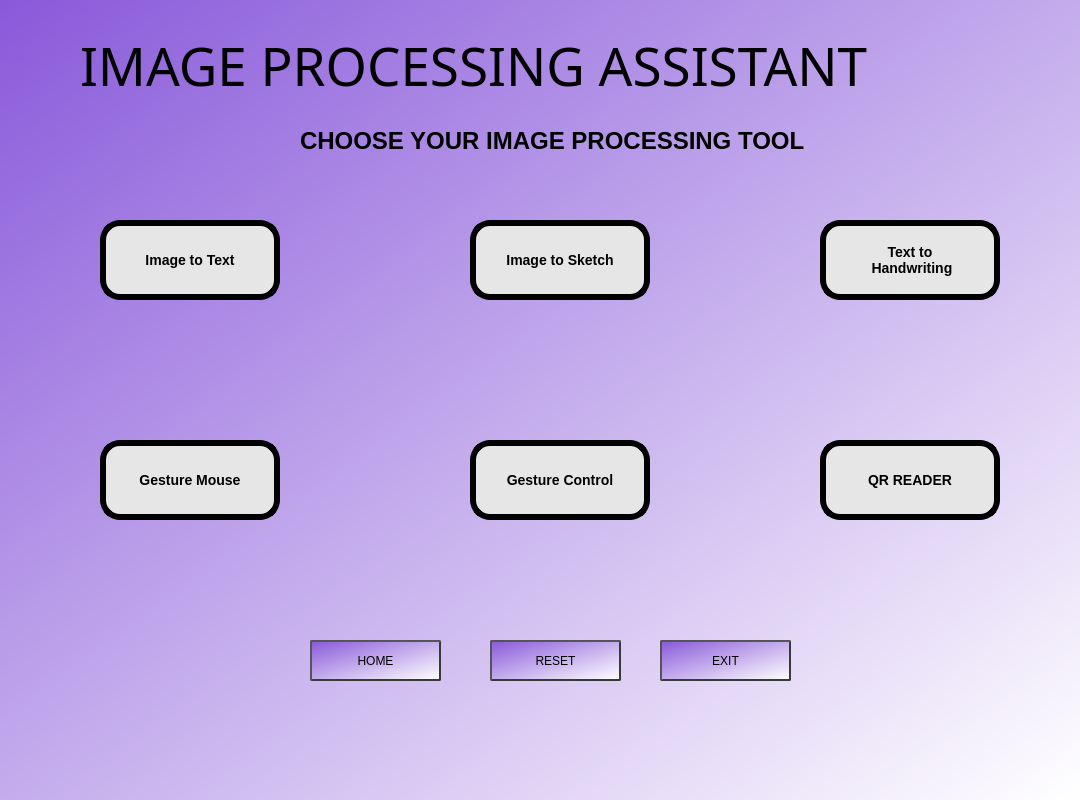
<?xml version="1.0" encoding="UTF-8"?>
<ui version="4.0">
 <class>Dialog</class>
 <widget class="QDialog" name="Dialog">
  <property name="geometry">
   <rect>
    <x>0</x>
    <y>0</y>
    <width>1080</width>
    <height>800</height>
   </rect>
  </property>
  <property name="windowTitle">
   <string>Dialog</string>
  </property>
  <widget class="QWidget" name="bgwidget" native="true">
   <property name="geometry">
    <rect>
     <x>0</x>
     <y>0</y>
     <width>1080</width>
     <height>800</height>
    </rect>
   </property>
   <property name="styleSheet">
    <string notr="true">background-color: qlineargradient(spread:pad, x1:0, y1:0, x2:1, y2:1, stop:0 rgba(137, 89, 218, 255), stop:1 rgba(255, 255, 255, 255));</string>
   </property>
   <widget class="QPushButton" name="home">
    <property name="geometry">
     <rect>
      <x>310</x>
      <y>640</y>
      <width>131</width>
      <height>41</height>
     </rect>
    </property>
    <property name="styleSheet">
     <string notr="true">border-style: outset;
border-width: 2px;
border-radius: 2px;
border-color: #393939;
font: 75 8pt &quot;MS Shell Dlg 2&quot;;</string>
    </property>
    <property name="text">
     <string>HOME</string>
    </property>
   </widget>
   <widget class="QPushButton" name="reset">
    <property name="geometry">
     <rect>
      <x>490</x>
      <y>640</y>
      <width>131</width>
      <height>41</height>
     </rect>
    </property>
    <property name="styleSheet">
     <string notr="true">border-style: outset;
border-width: 2px;
border-radius: 2px;
border-color: #393939;</string>
    </property>
    <property name="text">
     <string>RESET</string>
    </property>
   </widget>
   <widget class="QPushButton" name="exit">
    <property name="geometry">
     <rect>
      <x>660</x>
      <y>640</y>
      <width>131</width>
      <height>41</height>
     </rect>
    </property>
    <property name="styleSheet">
     <string notr="true">border-style: outset;
border-width: 2px;
border-radius: 2px;
border-color: #393939;</string>
    </property>
    <property name="text">
     <string>EXIT</string>
    </property>
   </widget>
  </widget>
  <widget class="QLabel" name="label">
   <property name="geometry">
    <rect>
     <x>300</x>
     <y>110</y>
     <width>511</width>
     <height>61</height>
    </rect>
   </property>
   <property name="font">
    <font>
     <pointsize>18</pointsize>
     <weight>75</weight>
     <bold>true</bold>
    </font>
   </property>
   <property name="mouseTracking">
    <bool>false</bool>
   </property>
   <property name="layoutDirection">
    <enum>Qt::LeftToRight</enum>
   </property>
   <property name="autoFillBackground">
    <bool>false</bool>
   </property>
   <property name="styleSheet">
    <string notr="true">border-radius:50px;</string>
   </property>
   <property name="text">
    <string>CHOOSE YOUR IMAGE PROCESSING TOOL</string>
   </property>
  </widget>
  <widget class="QPushButton" name="pushButton_6">
   <property name="geometry">
    <rect>
     <x>100</x>
     <y>440</y>
     <width>180</width>
     <height>80</height>
    </rect>
   </property>
   <property name="font">
    <font>
     <pointsize>-1</pointsize>
     <weight>75</weight>
     <italic>false</italic>
     <bold>true</bold>
    </font>
   </property>
   <property name="cursor">
    <cursorShape>OpenHandCursor</cursorShape>
   </property>
   <property name="autoFillBackground">
    <bool>false</bool>
   </property>
   <property name="styleSheet">
    <string notr="true">QPushButton{
    background-color: #e6e6e6;
    border-style: outset;
    border-width: 6px;
    border-radius: 20px;
    border-color: black;
    font: bold 14px;
    
}</string>
   </property>
   <property name="text">
    <string>Gesture Mouse</string>
   </property>
  </widget>
  <widget class="QPushButton" name="pushButton_4">
   <property name="geometry">
    <rect>
     <x>470</x>
     <y>440</y>
     <width>180</width>
     <height>80</height>
    </rect>
   </property>
   <property name="font">
    <font>
     <pointsize>-1</pointsize>
     <weight>75</weight>
     <italic>false</italic>
     <bold>true</bold>
    </font>
   </property>
   <property name="cursor">
    <cursorShape>OpenHandCursor</cursorShape>
   </property>
   <property name="autoFillBackground">
    <bool>false</bool>
   </property>
   <property name="styleSheet">
    <string notr="true">QPushButton{
    background-color: #e6e6e6;
    border-style: outset;
    border-width: 6px;
    border-radius: 20px;
    border-color: black;
    font: bold 14px;
    
}</string>
   </property>
   <property name="text">
    <string>Gesture Control</string>
   </property>
  </widget>
  <widget class="QPushButton" name="pushButton_2">
   <property name="geometry">
    <rect>
     <x>100</x>
     <y>220</y>
     <width>180</width>
     <height>80</height>
    </rect>
   </property>
   <property name="font">
    <font>
     <pointsize>-1</pointsize>
     <weight>75</weight>
     <italic>false</italic>
     <bold>true</bold>
    </font>
   </property>
   <property name="cursor">
    <cursorShape>OpenHandCursor</cursorShape>
   </property>
   <property name="autoFillBackground">
    <bool>false</bool>
   </property>
   <property name="styleSheet">
    <string notr="true">QPushButton{
    background-color: #e6e6e6;
    border-style: outset;
    border-width: 6px;
    border-radius: 20px;
    border-color: black;
    font: bold 14px;
    
}</string>
   </property>
   <property name="text">
    <string>Image to Text</string>
   </property>
  </widget>
  <widget class="QPushButton" name="pushButton_3">
   <property name="geometry">
    <rect>
     <x>470</x>
     <y>220</y>
     <width>180</width>
     <height>80</height>
    </rect>
   </property>
   <property name="font">
    <font>
     <pointsize>-1</pointsize>
     <weight>75</weight>
     <italic>false</italic>
     <bold>true</bold>
    </font>
   </property>
   <property name="cursor">
    <cursorShape>OpenHandCursor</cursorShape>
   </property>
   <property name="autoFillBackground">
    <bool>false</bool>
   </property>
   <property name="styleSheet">
    <string notr="true">QPushButton{
    background-color: #e6e6e6;
    border-style: outset;
    border-width: 6px;
    border-radius: 20px;
    border-color: black;
    font: bold 14px;
    
}</string>
   </property>
   <property name="text">
    <string>Image to Sketch</string>
   </property>
  </widget>
  <widget class="QLabel" name="label_2">
   <property name="geometry">
    <rect>
     <x>80</x>
     <y>0</y>
     <width>1050</width>
     <height>131</height>
    </rect>
   </property>
   <property name="font">
    <font>
     <family>Cooper Black</family>
     <pointsize>40</pointsize>
     <weight>50</weight>
     <italic>false</italic>
     <bold>false</bold>
    </font>
   </property>
   <property name="mouseTracking">
    <bool>false</bool>
   </property>
   <property name="layoutDirection">
    <enum>Qt::LeftToRight</enum>
   </property>
   <property name="autoFillBackground">
    <bool>false</bool>
   </property>
   <property name="styleSheet">
    <string notr="true">border-radius:50px;
font: 40pt &quot;Cooper Black&quot;;


</string>
   </property>
   <property name="text">
    <string>IMAGE PROCESSING ASSISTANT</string>
   </property>
  </widget>
  <widget class="QPushButton" name="handwritingbtn">
   <property name="geometry">
    <rect>
     <x>820</x>
     <y>220</y>
     <width>180</width>
     <height>80</height>
    </rect>
   </property>
   <property name="font">
    <font>
     <pointsize>-1</pointsize>
     <weight>75</weight>
     <italic>false</italic>
     <bold>true</bold>
    </font>
   </property>
   <property name="cursor">
    <cursorShape>OpenHandCursor</cursorShape>
   </property>
   <property name="autoFillBackground">
    <bool>false</bool>
   </property>
   <property name="styleSheet">
    <string notr="true">QPushButton{
    background-color: #e6e6e6;
    border-style: outset;
    border-width: 6px;
    border-radius: 20px;
    border-color: black;
    font: bold 14px;
    
}</string>
   </property>
   <property name="text">
    <string>Text to
 Handwriting</string>
   </property>
  </widget>
  <widget class="QPushButton" name="pushButton_7">
   <property name="geometry">
    <rect>
     <x>820</x>
     <y>440</y>
     <width>180</width>
     <height>80</height>
    </rect>
   </property>
   <property name="font">
    <font>
     <pointsize>-1</pointsize>
     <weight>75</weight>
     <italic>false</italic>
     <bold>true</bold>
    </font>
   </property>
   <property name="cursor">
    <cursorShape>OpenHandCursor</cursorShape>
   </property>
   <property name="autoFillBackground">
    <bool>false</bool>
   </property>
   <property name="styleSheet">
    <string notr="true">QPushButton{
    background-color: #e6e6e6;
    border-style: outset;
    border-width: 6px;
    border-radius: 20px;
    border-color: black;
    font: bold 14px;
    
}</string>
   </property>
   <property name="text">
    <string>QR READER</string>
   </property>
  </widget>
  <widget class="QPushButton" name="mic">
   <property name="geometry">
    <rect>
     <x>510</x>
     <y>300</y>
     <width>111</width>
     <height>121</height>
    </rect>
   </property>
   <property name="font">
    <font>
     <family>Eras Demi ITC</family>
     <pointsize>12</pointsize>
     <weight>50</weight>
     <italic>false</italic>
     <bold>false</bold>
     <stylestrategy>NoAntialias</stylestrategy>
    </font>
   </property>
   <property name="cursor">
    <cursorShape>OpenHandCursor</cursorShape>
   </property>
   <property name="autoFillBackground">
    <bool>false</bool>
   </property>
   <property name="styleSheet">
    <string notr="true">font: 12pt &quot;Eras Demi ITC&quot;;

;
border-color: rgb(0, 0, 0);

border-radius:55px;
border-width: 6px;</string>
   </property>
   <property name="text">
    <string/>
   </property>
   <property name="icon">
    <iconset>
     <normaloff>mic.png</normaloff>mic.png</iconset>
   </property>
   <property name="iconSize">
    <size>
     <width>50</width>
     <height>50</height>
    </size>
   </property>
   <property name="checkable">
    <bool>true</bool>
   </property>
   <property name="autoRepeatInterval">
    <number>107</number>
   </property>
   <property name="default">
    <bool>false</bool>
   </property>
  </widget>
 </widget>
 <resources>
  <include location="../image.qrc"/>
 </resources>
 <connections/>
</ui>
